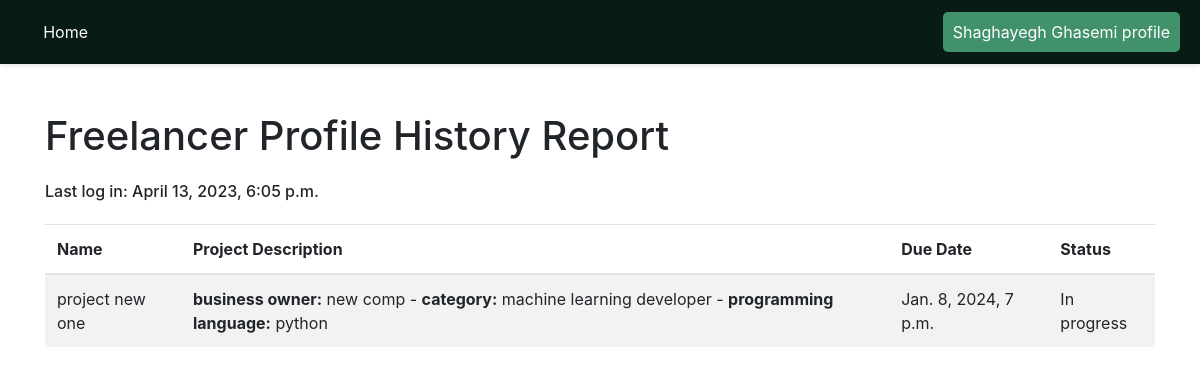
Screenshot of /freelancer-report/1 with the database file from the repository.
### jobs/models.py (models this page shows, shortened)
class Freelancer(models.Model):
    owner = models.OneToOneField(User, on_delete=models.CASCADE) # delete the profile if the user deletes his/her account
    name = models.CharField(max_length=50)
    profile_pic = models.ImageField(upload_to="profiles/", blank=True)
    joinedDate = models.DateTimeField(default=timezone.now)
    skills = models.TextField(blank=True, null=True)
    about = models.TextField(blank=True, null=True)

class Project(models.Model):
    CATEGORY = (
        ('full stack developer', 'full stack developer'),
        ('front-end developer', 'front-end developer'),
        ('back-end developer', 'back-end developer'),
        ('UI/UX designer', 'UI/UX designer'),
        ('database developer', 'database developer'),
        ('machine learning developer', 'machine learning developer')
    )
    PL = (
        ('python', 'python'),
        ('java', 'java'),
        ('matlab', 'matlab'),
        ('C++', 'C++'),
        ('django', 'django'),
        ('node js', 'node js'),
        ('HTML/CSS/JS', 'HTML/CSS/JS'),
        ('react', 'react'),
        ('angularJS', 'angularJS')
    )
    name = models.CharField(max_length=50)
    owner = models.ForeignKey(Business, on_delete=models.CASCADE)
    developer = models.ForeignKey(Freelancer, blank=True, null=True, on_delete=models.SET_NULL)
    category = models.CharField(max_length=200, null=True, choices=CATEGORY)
    programming_languages = models.CharField(max_length=200, null=True, choices=PL)
    is_complete = models.BooleanField(default=False)
    dateCreated = models.DateTimeField(default=timezone.now)
    due_date = models.DateTimeField()
    budjet = models.FloatField()

class Business(models.Model):
    owner = models.OneToOneField(User, on_delete=models.CASCADE) # delete the profile if the user deletes his/her account
    name = models.CharField(max_length=50)
    profile_pic = models.ImageField(upload_to='profiles/', blank=True)
    about = models.TextField(blank=True, null=True)

### accounts/models.py (models this page shows, shortened)
class CustomUser(AbstractUser):
    def get_freelancer(self):
        if(hasattr(self, 'freelancer')):
            return self.freelancer
        return None

### jobs/views.py (the view)
# urls.py: path('freelancer-report/<int:pk>', freelancer_report, name='freelancer-report'),
def freelancer_report(request, pk):
    freelancer = Freelancer.objects.get(id=pk)
    projects_id = []
    all_projects = Project.objects.all()
    for p in all_projects:
        if p.developer == freelancer:
            projects_id.append(p.id)
    projects = Project.objects.filter(id__in=projects_id)
    context = {
        'freelancer': freelancer,
        'user': request.user,
        'projects': projects
    }
    return render(request, 'jobs/freelancer_report.html', context)

### jobs/templates/jobs/freelancer_report.html (shortened to what this page needs)
{% load static %}
<!DOCTYPE html>
<html>
<head>
	<link rel="stylesheet" href="https://maxcdn.bootstrapcdn.com/bootstrap/4.5.2/css/bootstrap.min.css">
</head>
<body>
	<div class="header">
		<div style="padding-left: 2%;"><a class="text-light" href="{% url 'home' %}" style="text-decoration: none; color: aliceblue;">Home</a></div>
		{% if user.is_authenticated and user.get_freelancer and user.id == freelancer.id %}
			<div style="float: right;"><a class="fcc-btn" href="{% url 'profile' %}"> My profile</a></div>
		{% else %}
			<div style="float: right;"><a class="fcc-btn" href="{% url 'view-freelancer-profile' freelancer.id%}"> {{freelancer.name}} profile</a></div>
		{% endif %}
	</div>
	<div class="container mt-5">
		<h1>Freelancer Profile History Report</h1>
		<h6 style="margin-top: 2%; margin-bottom: 2%;"> Last log in: {{freelancer.owner.last_login}}</h6>
		<table class="table table-striped">
			<thead>
				<tr>
					<th>Name</th>
					<th>Project Description</th>
					<th>Due Date</th>
					<th>Status</th>
				</tr>
			</thead>
			<tbody>
				{% for project in projects %}
					<tr>
						<td> {{ project.name }} </td>
						<td> <strong>business owner:</strong> {{project.owner.name }} - <strong>category:</strong> {{ project.category }} - <strong>programming language:</strong> {{ project.programming_languages}}</td>
						<td> {{ project.due_date }} </td>
						{% if project.is_complete %}
							<td> Completed </td>
							{% if user.get_freelancer and user.get_freelancer == freelancer %}
								<td><button onclick="change_status({{freelancer.id}}, {{project.id}}, 0)">Continue</button></td>
							{% endif %}
						{% else %}
							<td> In progress </td>
						{% endif %}
					</tr>
				{% endfor %}
			</tbody>
		</table>
	</div>
</body>
</html>

### jobs/templates/jobs/freelancer_report.html (style rules this page uses)
.header { background-color: #081c15; color: #fff; padding: 20px; display: flex; align-items: center; justify-content: space-between; box-shadow: 0 2px 4px rgba(0, 0, 0, 0.1); height: 4%; }
.fcc-btn { background-color: #40916c; color: white; border: none; border-radius: 5px; cursor: pointer; text-decoration: none; padding: 10px; }

### rows the page displays
Freelancer: name "Shaghayegh Ghasemi", owner.last_login "April 13, 2023, 6:05 p.m."
Project: name "project new one", owner.name "new comp", category "machine learning developer", programming_languages "python", due_date "Jan. 8, 2024, 7 p.m.", is_complete "In progress"
